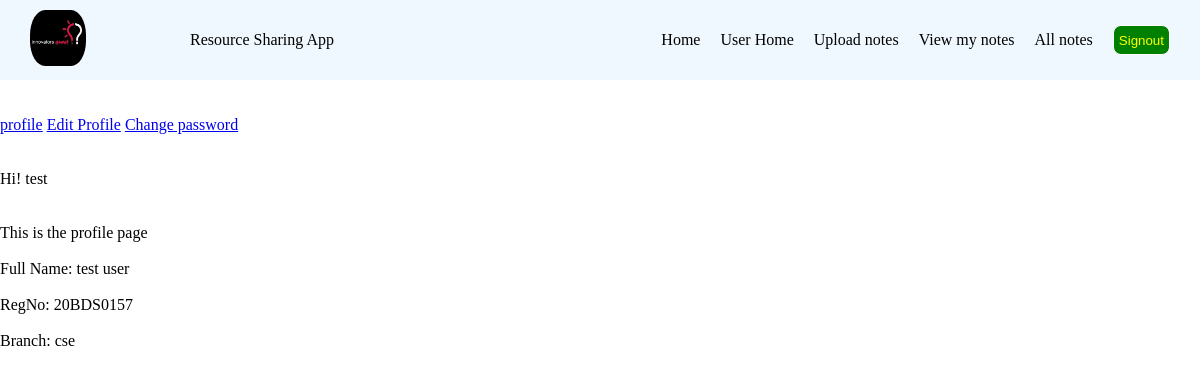
Screenshot of /profile/ (signed in) with the database file from the repository.
### users/models.py (models this page shows, shortened)
class CustomUser(AbstractUser):
    first_name = models.CharField(max_length=100)
    last_name = models.CharField(max_length=100)
    regno = models.CharField(max_length=10)
    email = models.CharField(max_length=100)
    branch = models.CharField(max_length=30,null=True)

### resources/views.py (the view)
# urls.py: path('profile/',profile,name='profile'),
def profile(request):
    if not request.user.is_authenticated:
        return redirect('user_login')
    user = CustomUser.objects.get(id=request.user.id)
    return render(request,'profile.html',{'user':user})

### resources/templates/profile.html
{% extends 'user_base.html' %}
{% block content %}
<br><br>
<p>Hi! {{ user.first_name }}</p>
<br>
<br>
<p>This is the profile page</p>
<br>
<p>Full Name: {{ user.first_name }}  {{ user.last_name }}</p>
<br>
<p>RegNo: {{ user.regno }}</p>
<br>
<p>Branch: {{ user.branch }}</p>
{% endblock content %}

### resources/static/css/base.css (style rules this page uses)
* { margin: 0; padding: 0; }

### rows the page displays
CustomUser: first_name "test", last_name "user", regno "20BDS0157", branch "cse"
